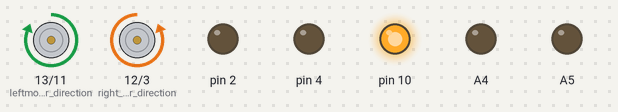
Simulated run of this sketch. Board: Arduino Uno, built with avr-gcc and run on an emulated ATmega328P. Shown: direction and speed pins drawn as motors (green arrow = direction pin HIGH = forward, orange = LOW = backward, longer = more drive), output pins drawn as LEDs (lit = HIGH).

Above: at 0.5 s.
At 1.5 s:
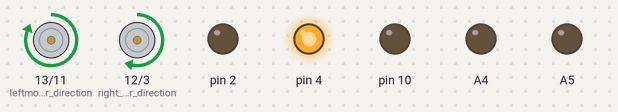
At 2.5 s:
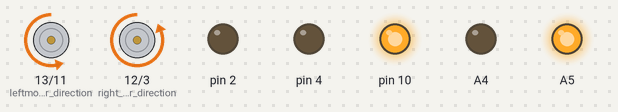
At 3.5 s:
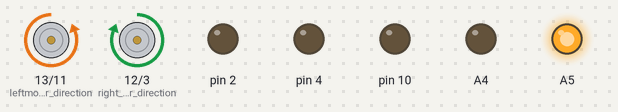
At 4.5 s:
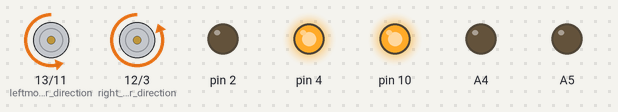
At 5.5 s:
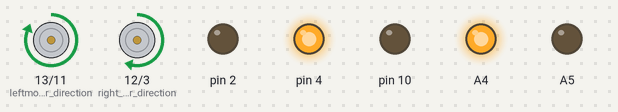
Timing chart, 0 to 7.8 s (numbered marks = the images above):
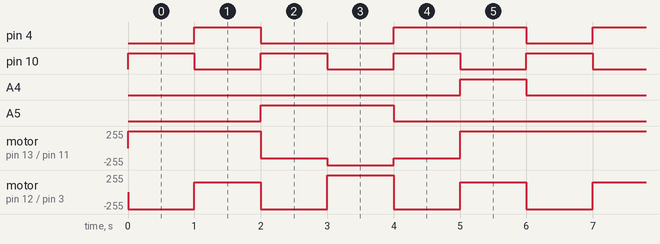

The sketch:

06_SumobotDrive.ino
```cpp
void setup() {
  // put your setup code here, to run once:
pinMode(12,OUTPUT); //right motor direction
pinMode(3, OUTPUT);//right motor speed
pinMode(13, OUTPUT);//leftmotor direction
pinMode(11, OUTPUT); //Left motor speed
//LED
pinMode(10,OUTPUT);
pinMode(4,OUTPUT);
pinMode(2,OUTPUT);
pinMode(A4,OUTPUT);
pinMode(A5,OUTPUT);
digitalWrite(2,LOW); //gnd
digitalWrite(A4,LOW);//gnd
}

void loop() {
  // put your main code here, to run repeatedly:

//LED green
digitalWrite(10, HIGH);   // turn the LED on (HIGH is the voltage level)

  //forward
digitalWrite(12, LOW); //direction of right motor
analogWrite(3, 255); //speed of right motor
digitalWrite(13, HIGH); //direction of left motor
analogWrite(11,255); //speed of left motor
delay(1000);  //wait for 2 seconds
 digitalWrite(10, LOW);    // turn the LED off by making the voltage LOW

 //LED red
 digitalWrite(4, HIGH);
//turn right
digitalWrite(12, HIGH); //direction of right motor
analogWrite(3, 150); //speed of right motor
digitalWrite(13, HIGH); //direction of left motor
analogWrite(11,255); //speed of left motor
delay(1000);  //wait for 2 seconds
digitalWrite(4, LOW); //led
//green and orange
digitalWrite(10,HIGH);
digitalWrite(A5,HIGH);
//turn back to center
digitalWrite(12, LOW); //direction of right motor
analogWrite(3, 255); //speed of right motor
digitalWrite(13, LOW); //direction of left motor
analogWrite(11,150); //speed of left motor
delay(1000);  //wait for 2 seconds
digitalWrite(10,LOW);
digitalWrite(A5,LOW);
//orange LED
digitalWrite(A5, HIGH);
//backward
digitalWrite(12, HIGH); //direction of right motor
analogWrite(3, 255); //speed of right motor
digitalWrite(13, LOW); //direction of left motor
analogWrite(11,255); //speed of left motor
delay(1000);  //wait for 2 seconds
digitalWrite(A5,LOW);

//Green&red LED
digitalWrite(4, HIGH);
digitalWrite(10, HIGH);
//turn left
digitalWrite(12, LOW); //direction of right motor
analogWrite(3, 255); //speed of right motor
digitalWrite(13, LOW); //direction of left motor
analogWrite(11,150); //speed of left motor
delay(1000);  //wait for 2 seconds
digitalWrite(4,LOW);
digitalWrite(10, LOW);
//Red, and orange
digitalWrite(4,HIGH);
digitalWrite(A4,HIGH);
//Turn back to center
digitalWrite(12, HIGH); //direction of right motor
analogWrite(3, 150); //speed of right motor
digitalWrite(13, HIGH); //direction of left motor
analogWrite(11,255); //speed of left motor
delay(1000);  //wait for 2 seconds
digitalWrite(4,LOW);
digitalWrite(A4,LOW);
}
//
```

Measured:
- by itself, pin 4: repeats every 6.0 s: LOW 2.0 s, HIGH 2.0 s, LOW 1.0 s, HIGH 1.0 s
- by itself, pin 10: alternates HIGH for 1.0 s and LOW for 1.0 s
- by itself, A4: alternates HIGH for 1.0 s and LOW for 5.0 s
- by itself, A5: alternates HIGH for 2.0 s and LOW for 4.0 s
- by itself, motor on pin 13 (leftmotor_direction) / pin 11 (Left_motor_speed): repeats every 6.0 s: backward 150/255 1.0 s, backward 255/255 1.0 s, backward 150/255 1.0 s, forward 255/255 3.0 s
- by itself, motor on pin 12 (right_motor_direction) / pin 3 (right_motor_speed): repeats every 6.0 s: forward 150/255 1.0 s, backward 255/255 1.0 s, forward 255/255 1.0 s, backward 255/255 1.0 s, forward 150/255 1.0 s, backward 255/255 1.0 s
